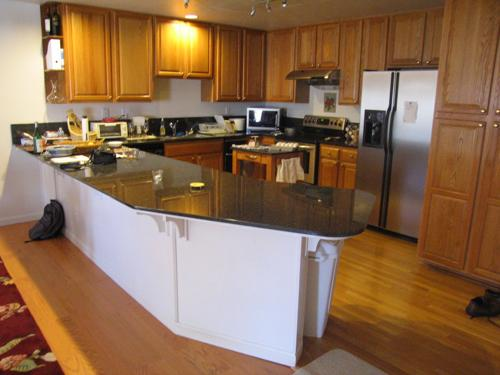
#> input picture data/kitchen/sun_aasmevtpkslccptd.jpg, 500 x 375 px
$ jupyter execute --allow-errors hw1.ipynb
#> lines starting #> are read from the running program, lines starting #| are printed output that depends on the picture
[cell 1]
import math
import multiprocessing
import os
from copy import copy
from os.path import join

import numpy as np
import pandas as pd
import scipy.ndimage
import skimage.color
import matplotlib.pyplot as plt
from PIL import Image
from sklearn.cluster import KMeans
from tqdm.autonotebook import tqdm
import scipy
import sklearn
import visual_words

from sklearn.pipeline import make_pipeline
from sklearn.svm import SVC
from sklearn.preprocessing import StandardScaler

## 16-720 Computer Vision: Homework 1 (Spring 2022)
## Spatial Pyramid Matching for Scene Classification

[cell 2]
class Opts(object):
    def __init__(
        self,
        data_dir="../data",
        feat_dir="../feat",
        out_dir=".",
        filter_scales=(1, 2),
        K=10,
        alpha=25,
        L=1,
    ):
        '''
        Manage tunable hyperparameters.

        You can also add your own additional hyperparameters.

        [input]
        * data_dir: Data directory.
        * feat_dir: Feature directory.
        * out_dir: Output directory.
        * filter_scales: A list of scales for all the filters.
        * K: Number of words.
        * alpha: Subset of alpha pixels in each image.
        * L: Number of layers in spatial pyramid matching (SPM).

        '''
        self.data_dir = data_dir
        self.feat_dir = feat_dir
        self.out_dir = out_dir
        self.filter_scales = list(filter_scales)
        self.K = K
        self.alpha = alpha
        self.L = L

opts = Opts()

[cell 3]
# utils

def get_num_CPU():
    '''
    Counts the number of CPUs available in the machine.
    '''
    return multiprocessing.cpu_count()


def display_filter_responses(opts, response_maps):
    '''
    Visualizes the filter response maps.

    [input]
    * response_maps: a numpy.ndarray of shape (H,W,3F)
    '''

    n_scale = len(opts.filter_scales)
    plt.figure()

    for i in range(n_scale * 4):
        plt.subplot(n_scale, 4, i + 1)
        resp = response_maps[:, :, i * 3:i * 3 + 3]
        resp_min = resp.min(axis=(0, 1), keepdims=True)
        resp_max = resp.max(axis=(0, 1), keepdims=True)
        resp = (resp - resp_min) / (resp_max - resp_min)
        plt.imshow(resp)
        plt.axis("off")

    plt.subplots_adjust(left=0.05, right=0.95, top=0.95,
                        bottom=0.05, wspace=0.05, hspace=0.05)
    plt.show()


# [12 lines left out: function visualize_wordmap, not called in this run]

## Question 1

## Q1.1.1

Question ->
What properties do each of the filter functions pick up? (See Fig 3) Try to group the filters into broad categories.
Why do we need multiple scales of filter responses?

Answer ->
1. Gaussian -> Is a low-pass filter. It blurs/smoothens the image by removing noise. It retains important information but the intensity changes are flattened.
2. Laplacian of Gaussian (LoG or Double derivative of Gaussian) -> It helps detects edges in the image. It measures the change of gradient of the imgae in both directions - 2nd Spatial Derivative. (Approximation of DoG)
3. Derivative of Gaussian in X-direction -> It detects changes of intesity in the x-direction, thus, gradient in X direction. Helped to detect vertical edges.
4. Derivative of Gaussian in Y-direction -> It detects changes of intesity in the y-direction, thus, gradient in Y direction. Helped to detect horizontal edges.

We use multiple scales (4 in our default case) because visual features in the image respond differently to same filters at different scales.
Example - Edges detected in one scale may become a point in another. The image will give different responses on convolution with filters at different scales. Visual features at a particular scale will give a certain kind of response to filter at a particular scale. So it is very crucial to consider images at different scales.

## Q1.1.2

[cell 4]
def extract_filter_responses(opts, img):
    '''
    Extracts the filter responses for the given image.

    [input]
    * opts    : options
    * img    : numpy.ndarray of shape (H,W) or (H,W,3)
    [output]
    * filter_responses: numpy.ndarray of shape (H,W,3F)
    '''

    filter_scales = opts.filter_scales

    # ----- TODO -----
    if (img.all()>=0.0 and img.all()<=1.0):
        pass
    else:
        img=img/255.0

    if (np.shape(img) == 2):
        np.stack((img,img,img),axis=-1)
    elif (np.shape(img)[2] == 1):
        np.concatenate((img,img,img),axis = -1)
    elif (np.shape(img)[2] >3):
        img = img[:,:,0:3]

    img = skimage.color.rgb2lab(img)
    shape = np.shape(img)
    fr = np.zeros((shape[0],shape[1],len(filter_scales)*4*3))

    for i,sc in enumerate(filter_scales):
        for j in range(3): #for each of the 3 chanels
            fr[:,:,j+(12*i)] = scipy.ndimage.gaussian_filter(img[:,:,j],sigma = sc, order = 0,mode = 'constant',cval = 0)
            fr[:,:,(j+3)+(12*i)] = scipy.ndimage.gaussian_laplace(img[:,:,j],sigma =sc, mode = 'constant',cval = 0)
            fr[:,:,(j+6)+(12*i)] = scipy.ndimage.gaussian_filter(img[:,:,j],sigma=sc, order = (0,1),mode = 'constant',cval = 0)
            fr[:,:,(j+9)+(12*i)] = scipy.ndimage.gaussian_filter(img[:,:,j],sigma=sc, order = (1,0),mode = 'constant',cval = 0)

    filter_responses = fr
    #print(np.shape(filter_responses))
    return filter_responses

[cell 5]
# Should have filters for at least 3 scales.
## Q-> 1.1.2

opts.filter_scales = [1, 2, 4, 8]  ## default
img_path = join(opts.data_dir, 'aquarium/sun_aztvjgubyrgvirup.jpg')
#> (the rest of this cell did not finish here and is left out)

[cell 6]
img_path = join(opts.data_dir, 'kitchen/sun_aasmevtpkslccptd.jpg')
img = plt.imread(img_path) / 255.
plt.imshow(img)
filter_responses = extract_filter_responses(opts, img)
#> in extract_filter_responses, `img = skimage.color.rgb2lab(img)`: img: shape (375, 500, 3) float64; mean of channels 0, 1, 2 48, 10.9, 20.4
display_filter_responses(opts, filter_responses)
#> the loop in display_filter_responses, `for i in range(n_scale * 4):` made 16 passes
#> (resp_min, resp_max) on passes 1 to 12: ([[2.15, -18.84, -22.54]], [[99.72, 42.31, 81.82]]), ([[-35.74, -11.86, -13.65]], [[27.43, 10.3, 12.24]]), ([[-27.86, -8.18, -14.59]], [[32.87, 13.64, 20.05]]), ([[-27.17, -15.29, -21.66]], [[29.27, 13.36, 21.2]]), ([[3.39, -17, -18.53]], [[99, 35.73, 79.29]]), ([[-9.64, -5.43, -4.99]], [[8.07, 2.83, 5.18]]), ([[-14.6, -4.53, -8.56]], [[17.67, 6.98, 11.91]]), ([[-14.63, -7.94, -11.41]], [[14.36, 6.93, 11.76]]), ([[4.7, -13.39, -15.35]], [[97.92, 33.81, 76.7]]), ([[-2.51, -1.12, -1.42]], [[1.81, 0.854, 1.49]]), ([[-6.03, -2.94, -4.24]], [[9.01, 3.29, 6.34]]), ([[-6.51, -2.61, -5.75]], [[7.21, 2.37, 5.65]])
#> pass 1, in display_filter_responses, `resp = response_maps[:, :, i * 3:i * 3 + 3]`:
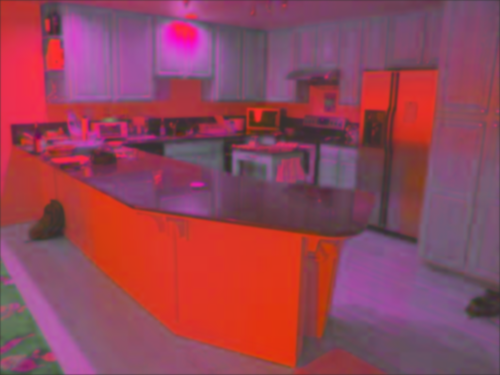
#> resp: shape (375, 500, 3) float64; mean of channels 0, 1, 2 47.8, 10.9, 20.3; drawn with min black and max white
#> pass 1, in display_filter_responses, `resp = (resp - resp_min) / (resp_max - resp_min)`:
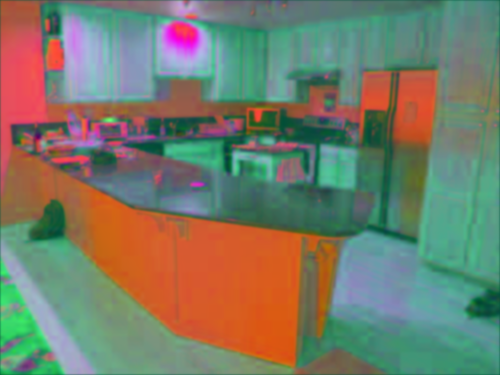
#> resp: shape (375, 500, 3) float64; mean of channels 0, 1, 2 0.468, 0.486, 0.411; drawn as R, G, B
#> pass 2, in display_filter_responses, `resp = response_maps[:, :, i * 3:i * 3 + 3]`:
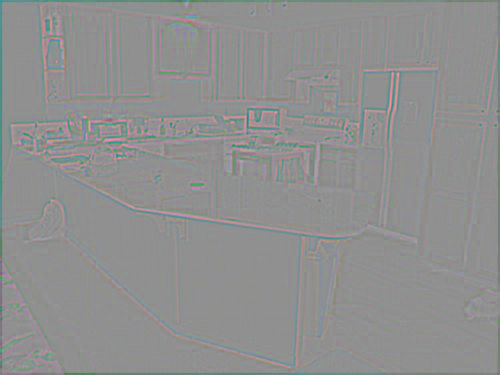
#> resp: shape (375, 500, 3) float64; mean of channels 0, 1, 2 -0.2, -0.1, -0.1; drawn with min black and max white
#> pass 2, in display_filter_responses, `resp = (resp - resp_min) / (resp_max - resp_min)`:
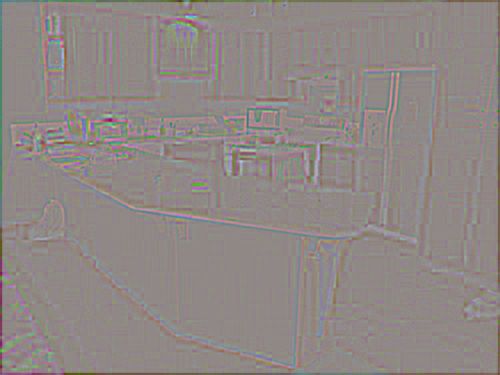
#> resp: shape (375, 500, 3) float64; mean of channels 0, 1, 2 0.563, 0.533, 0.523; drawn as R, G, B
#> after the loop in display_filter_responses, `for i in range(n_scale * 4):`:
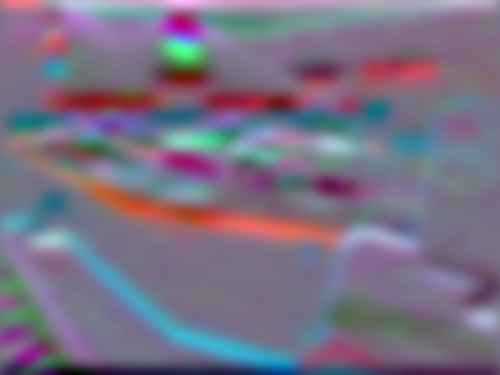
#> resp: shape (375, 500, 3) float64; mean of channels 0, 1, 2 0.477, 0.443, 0.523; drawn as R, G, B
#> in display_filter_responses, `plt.show()`:
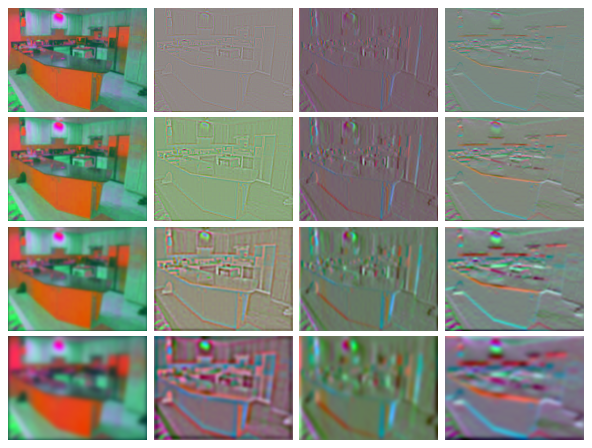
#> figure drawn by matplotlib, 16 panels

## Q1.2

[cell 7]
# [33 lines left out: function compute_dictionary_one_image, not called in this run]


def compute_dictionary(opts, n_worker=1):
    """
    Creates the dictionary of visual words by clustering using k-means.

    [input]
    * opts         : options
    * n_worker     : number of workers to process in parallel

    [saved]
    * dictionary : numpy.ndarray of shape (K,3F)
    """

    data_dir = opts.data_dir
    feat_dir = opts.feat_dir
    out_dir = opts.out_dir
    K = opts.K

    train_files = open(join(data_dir, "train_files.txt")).read().splitlines()

    # [11 lines of commented-out code are left out]

    for i in range(len(train_files)):
        ## print(i,train_files[i])
        compute_dictionary_one_image([opts,i,train_files[i]])
    print("Computing Dictionary Done")

    fr = []
    for i in range(len(train_files)):
        fl = 'tempo/'+str(i)+'.npy'
        dat = np.load(fl)
        fr.append(dat)
    #print(np.shape(fr))

    fr = np.concatenate(fr,axis=0)
        ## print(np.shape(fr))
    kmeans = KMeans(n_clusters = opts.K).fit(fr)
    dictionary = kmeans.cluster_centers_
        ### print(np.shape(dictionary))   #(10, 48)
    np.save('./dictionary.npy', dictionary)

[cell 8]
n_cpu = get_num_CPU()
#> (the rest of this cell did not finish here and is left out)

#compute_dictionary_one_image([opts,n_cpu,"aquarium/sun_asgtepdmsxsrqqvy.jpg"])

## Q1.3

The wordmap shows the contours in each image. Words change along the edges and tend to stay the same for homogenous regions.

[cell 9]
# [30 lines left out: function get_visual_words, not called in this run]

#> (a cell that did not finish here is left out)

The word boundaries in the above figure make a lot of sense. It can be seen trying to group similar words - created using features it detects after running the filter-bank over the images (alpha points each) - together and creating a distinction between them. Same colors each are one of the words from the opts.K number of features we find and save in dictionary.npy.

One can easily see from the above pictures how it gives a decent estimate for us to make sense of image and classify.

## Q2.1

[cell 11]
# [25 lines left out: function get_feature_from_wordmap, not called in this run]

[cell 12]
print("Sample")
#> (the rest of this cell did not finish here and is left out)

## Q2.2

[cell 13]
# [58 lines left out: function get_feature_from_wordmap_SPM, not called in this run]

#get_feature_from_wordmap_SPM(opts, wordmap)

## Q2.3

[cell 14]
# [29 lines left out: function distance_to_set, not called in this run]
# distance_to_set()

## Q2.4

[cell 15]
# [24 lines left out: function get_image_feature, not called in this run]

[cell 16]
def build_recognition_system(opts, n_worker=1):
    """
    Creates a trained recognition system by generating training features from all training images.

    [input]
    * opts        : options
    * n_worker  : number of workers to process in parallel

    [saved]
    * features: numpy.ndarray of shape (N,M)
    * labels: numpy.ndarray of shape (N)
    * dictionary: numpy.ndarray of shape (K,3F)
    * SPM_layer_num: number of spatial pyramid layers
    """

    data_dir = opts.data_dir
    out_dir = opts.out_dir
    SPM_layer_num = opts.L

    train_files = open(join(data_dir, "train_files.txt")).read().splitlines()
    train_labels = np.loadtxt(join(data_dir, "train_labels.txt"), np.int32)
    dictionary = np.load(join(out_dir, "dictionary.npy"))

    # [7 lines of commented-out code are left out]
    features = []

    #print(img_path)
    #print(train_files)
    #img_paths = data_dir + train_files
    #for i in range(train_labels): # -- for testing purposes


    for i in range(len(train_labels)):
        img_path = data_dir+"/"+train_files[i]
        ### print(i,img_path)
        f = get_image_feature(opts, img_path, dictionary)
        features.append(f)
    print("Getting Features Done")

    ##print(features[1])
    ##print(np.shape(features))
    ###############################################################################################################

    # example code snippet to save the learned system
    np.savez_compressed(join(out_dir, 'trained_system.npz'),
         features=features,
         labels=train_labels,
         dictionary=dictionary,
         SPM_layer_num=SPM_layer_num, )

#> (a cell that did not finish here is left out)


## Q2.5

[cell 18]
# [7 lines left out: function test_label_generation, not called in this run]

[cell 19]
def evaluate_recognition_system(opts, n_worker=1):
    """
    Evaluates the recognition system for all test images and returns the confusion matrix.

    [input]
    * opts        : options
    * n_worker  : number of workers to process in parallel

    [output]
    * conf: numpy.ndarray of shape (8,8)
    * accuracy: accuracy of the evaluated system
    """

    data_dir = opts.data_dir
    out_dir = opts.out_dir

    trained_system = np.load(join(out_dir, "trained_system.npz"))
    trained_features = trained_system['features']
    trained_labels = trained_system['labels']
    dictionary = trained_system["dictionary"]

    # using the stored options in the trained system instead of opts.py
    test_opts = copy(opts)
    test_opts.K = dictionary.shape[0]
    test_opts.L = trained_system["SPM_layer_num"]

    test_files = open(join(data_dir, "test_files.txt")).read().splitlines()
    test_labels = np.loadtxt(join(data_dir, "test_labels.txt"), np.int32) #true answers


    # ----- TODO -----
    #print(np.shape(test_files)) -- 400 image
    #print(test_files[0],test_labels[0])

    ###################################################################################################################


    predictions = []
    for i in range(len(test_labels)):
        img_path = data_dir+"/"+test_files[i]
        pred = test_label_generation(opts, test_opts.L, dictionary, trained_features, trained_labels, img_path)
        predictions.append(pred)
        ### print(i,img_path,pred)
    print("Predictions Done")

    conf = sklearn.metrics.confusion_matrix(test_labels,predictions) ##true in rows
    ## Conf[i,j] - no. of obs. known to be in i but classified as j

    accuracy = np.trace(conf)/np.sum(conf)

    return conf, accuracy
##evaluate_recognition_system(opts, n_worker=1)

#> (a cell that did not finish here is left out)


#> (a cell that did not finish here is left out)

[cell 22]
classes = [
    "aquarium", "desert", "highway", "kitchen",
    "laundromat", "park", "waterfall", "windmill",
]

#> (the rest of this cell did not finish here and is left out)

[cell 23]
print("Till now, everything with default values for opts (shown below)")
print(opts.K,opts.L,opts.alpha,opts.filter_scales)  ### Default Values

## Q2.6

All true Observations are equal, i.e., 50 each taken from the 8 classes.

#> (a cell that did not finish here is left out)

It can be seen that windmill, laundromat, waterfall and desert perform bad compared to others. The images in these classes have closely mapped and similar count of same features, hence, the Bag of words is failing to capture.

### Reason 1.
From the table above for instance, it can be seen that kitchen and laundromat are being misclassified as each other a lot. This might be because they have similar features in them and number of times these features repeat - leading to similar histograms. This will create problems in predictions. A sample of this is shown below.

[cell 25]
img_path = join(opts.data_dir, 'kitchen/sun_ajysozhvdlynojyx.jpg')
img = plt.imread(img_path) / 255.
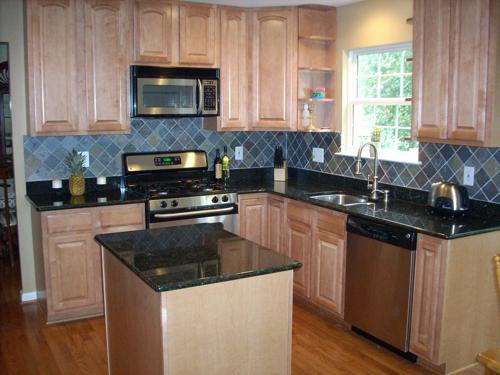
#> input picture data/kitchen/sun_ajysozhvdlynojyx.jpg, 500 x 375 px
#> (the rest of this cell did not finish here and is left out)

Despite being from two different classes, as it can be seen, the responses have been similar to filter thereby creating similar histograms. This cause difficulty to the algorithm to classify them correctly.

### Reason 2.
Another reason also includes humans and other objects present in the image. They block key regions that could have been essential to classify the pictures correctly. Hence, the low accuracy.

### Example of error in our testing
##### # Highway misclassified as Windmill (our data above)

[cell 26]
img_path = join(opts.data_dir, 'highway/sun_bmloawfqyzzgnvyb.jpg')
#> (the rest of this cell did not finish here and is left out)

##### Same grass and sky kind of features detected in bulk.

#############################################################################################################################

## Q3.1

##### Hyperparameter tuning - followed by the table

[cell 27]
opts.filter_scales = [1, 2, 4, 8, 16]
#> opts.filter_scales = [1, 2, 4, 8, 16]
opts.K = 100
opts.alpha = 150
opts.L = 3

#changing from default to better values of parameters - better accuracy achieved
print(opts.K,opts.L,opts.alpha,opts.filter_scales)  ### Improved Values for opts
#| 100 3 150 [1, 2, 4, 8, 16]

#> (a cell that did not finish here is left out)
